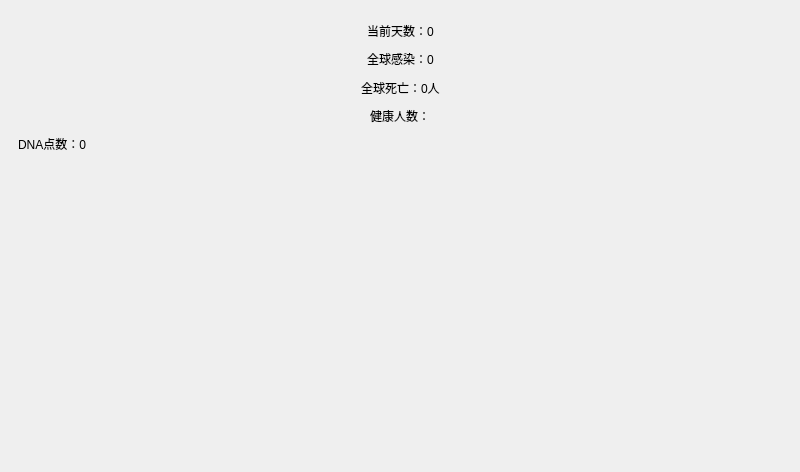
<?xml version="1.0" encoding="UTF-8"?>
<ui version="4.0">
 <class>MainWindow</class>
 <widget class="QMainWindow" name="MainWindow">
  <property name="geometry">
   <rect>
    <x>0</x>
    <y>0</y>
    <width>800</width>
    <height>472</height>
   </rect>
  </property>
  <property name="windowTitle">
   <string>MainWindow</string>
  </property>
  <widget class="QWidget" name="centralwidget">
   <layout class="QVBoxLayout" name="verticalLayout_2">
    <item>
     <widget class="QWidget" name="sidePanel" native="true">
      <layout class="QVBoxLayout" name="verticalLayout_3" stretch="1,1,1,1,1,1,1,1,1,1,20">
       <item>
        <spacer name="verticalSpacer_4">
         <property name="orientation">
          <enum>Qt::Orientation::Vertical</enum>
         </property>
         <property name="sizeHint" stdset="0">
          <size>
           <width>20</width>
           <height>47</height>
          </size>
         </property>
        </spacer>
       </item>
       <item>
        <layout class="QHBoxLayout" name="horizontalLayout_4">
         <item>
          <spacer name="horizontalSpacer_5">
           <property name="orientation">
            <enum>Qt::Orientation::Horizontal</enum>
           </property>
           <property name="sizeHint" stdset="0">
            <size>
             <width>40</width>
             <height>20</height>
            </size>
           </property>
          </spacer>
         </item>
         <item>
          <widget class="QLabel" name="lblDay">
           <property name="text">
            <string>当前天数：0</string>
           </property>
          </widget>
         </item>
         <item>
          <spacer name="horizontalSpacer_6">
           <property name="orientation">
            <enum>Qt::Orientation::Horizontal</enum>
           </property>
           <property name="sizeHint" stdset="0">
            <size>
             <width>40</width>
             <height>20</height>
            </size>
           </property>
          </spacer>
         </item>
        </layout>
       </item>
       <item>
        <spacer name="verticalSpacer_5">
         <property name="orientation">
          <enum>Qt::Orientation::Vertical</enum>
         </property>
         <property name="sizeHint" stdset="0">
          <size>
           <width>20</width>
           <height>47</height>
          </size>
         </property>
        </spacer>
       </item>
       <item>
        <layout class="QHBoxLayout" name="horizontalLayout_3">
         <item>
          <spacer name="horizontalSpacer_3">
           <property name="orientation">
            <enum>Qt::Orientation::Horizontal</enum>
           </property>
           <property name="sizeHint" stdset="0">
            <size>
             <width>40</width>
             <height>20</height>
            </size>
           </property>
          </spacer>
         </item>
         <item>
          <widget class="QLabel" name="lblInfected">
           <property name="text">
            <string>全球感染：0</string>
           </property>
          </widget>
         </item>
         <item>
          <spacer name="horizontalSpacer_4">
           <property name="orientation">
            <enum>Qt::Orientation::Horizontal</enum>
           </property>
           <property name="sizeHint" stdset="0">
            <size>
             <width>40</width>
             <height>20</height>
            </size>
           </property>
          </spacer>
         </item>
        </layout>
       </item>
       <item>
        <spacer name="verticalSpacer_6">
         <property name="orientation">
          <enum>Qt::Orientation::Vertical</enum>
         </property>
         <property name="sizeHint" stdset="0">
          <size>
           <width>20</width>
           <height>47</height>
          </size>
         </property>
        </spacer>
       </item>
       <item>
        <layout class="QHBoxLayout" name="horizontalLayout_6">
         <item>
          <spacer name="horizontalSpacer_9">
           <property name="orientation">
            <enum>Qt::Orientation::Horizontal</enum>
           </property>
           <property name="sizeHint" stdset="0">
            <size>
             <width>40</width>
             <height>20</height>
            </size>
           </property>
          </spacer>
         </item>
         <item>
          <widget class="QLabel" name="lblDead">
           <property name="text">
            <string>全球死亡：0人</string>
           </property>
          </widget>
         </item>
         <item>
          <spacer name="horizontalSpacer_10">
           <property name="orientation">
            <enum>Qt::Orientation::Horizontal</enum>
           </property>
           <property name="sizeHint" stdset="0">
            <size>
             <width>40</width>
             <height>20</height>
            </size>
           </property>
          </spacer>
         </item>
        </layout>
       </item>
       <item>
        <spacer name="verticalSpacer_9">
         <property name="orientation">
          <enum>Qt::Orientation::Vertical</enum>
         </property>
         <property name="sizeHint" stdset="0">
          <size>
           <width>20</width>
           <height>4</height>
          </size>
         </property>
        </spacer>
       </item>
       <item>
        <layout class="QHBoxLayout" name="horizontalLayout_8">
         <item>
          <spacer name="horizontalSpacer_13">
           <property name="orientation">
            <enum>Qt::Orientation::Horizontal</enum>
           </property>
           <property name="sizeHint" stdset="0">
            <size>
             <width>40</width>
             <height>20</height>
            </size>
           </property>
          </spacer>
         </item>
         <item>
          <widget class="QLabel" name="lblHealthy">
           <property name="text">
            <string>健康人数：</string>
           </property>
          </widget>
         </item>
         <item>
          <spacer name="horizontalSpacer_14">
           <property name="orientation">
            <enum>Qt::Orientation::Horizontal</enum>
           </property>
           <property name="sizeHint" stdset="0">
            <size>
             <width>40</width>
             <height>20</height>
            </size>
           </property>
          </spacer>
         </item>
        </layout>
       </item>
       <item>
        <spacer name="verticalSpacer_10">
         <property name="orientation">
          <enum>Qt::Orientation::Vertical</enum>
         </property>
         <property name="sizeHint" stdset="0">
          <size>
           <width>20</width>
           <height>3</height>
          </size>
         </property>
        </spacer>
       </item>
       <item>
        <layout class="QHBoxLayout" name="horizontalLayout_9">
         <item>
          <widget class="QLabel" name="lblDNA">
           <property name="text">
            <string>DNA点数：0</string>
           </property>
          </widget>
         </item>
        </layout>
       </item>
       <item>
        <spacer name="verticalSpacer_7">
         <property name="orientation">
          <enum>Qt::Orientation::Vertical</enum>
         </property>
         <property name="sizeHint" stdset="0">
          <size>
           <width>20</width>
           <height>47</height>
          </size>
         </property>
        </spacer>
       </item>
      </layout>
     </widget>
    </item>
    <item>
     <widget class="QStackedWidget" name="stackedWidget">
      <property name="currentIndex">
       <number>1</number>
      </property>
      <widget class="QWidget" name="page">
       <layout class="QVBoxLayout" name="verticalLayout" stretch="10,4,4,3,1,1,2">
        <item>
         <spacer name="verticalSpacer">
          <property name="orientation">
           <enum>Qt::Orientation::Vertical</enum>
          </property>
          <property name="sizeHint" stdset="0">
           <size>
            <width>20</width>
            <height>88</height>
           </size>
          </property>
         </spacer>
        </item>
        <item>
         <layout class="QHBoxLayout" name="horizontalLayout_5">
          <item>
           <spacer name="horizontalSpacer_7">
            <property name="orientation">
             <enum>Qt::Orientation::Horizontal</enum>
            </property>
            <property name="sizeHint" stdset="0">
             <size>
              <width>40</width>
              <height>20</height>
             </size>
            </property>
           </spacer>
          </item>
          <item>
           <widget class="QLabel" name="lblTitle">
            <property name="sizePolicy">
             <sizepolicy hsizetype="Preferred" vsizetype="Preferred">
              <horstretch>0</horstretch>
              <verstretch>0</verstretch>
             </sizepolicy>
            </property>
            <property name="text">
             <string>这里是logo</string>
            </property>
           </widget>
          </item>
          <item>
           <spacer name="horizontalSpacer_8">
            <property name="orientation">
             <enum>Qt::Orientation::Horizontal</enum>
            </property>
            <property name="sizeHint" stdset="0">
             <size>
              <width>40</width>
              <height>20</height>
             </size>
            </property>
           </spacer>
          </item>
         </layout>
        </item>
        <item>
         <spacer name="verticalSpacer_2">
          <property name="orientation">
           <enum>Qt::Orientation::Vertical</enum>
          </property>
          <property name="sizeHint" stdset="0">
           <size>
            <width>20</width>
            <height>88</height>
           </size>
          </property>
         </spacer>
        </item>
        <item>
         <layout class="QHBoxLayout" name="horizontalLayout">
          <item>
           <spacer name="horizontalSpacer">
            <property name="orientation">
             <enum>Qt::Orientation::Horizontal</enum>
            </property>
            <property name="sizeHint" stdset="0">
             <size>
              <width>40</width>
              <height>20</height>
             </size>
            </property>
           </spacer>
          </item>
          <item>
           <widget class="QPushButton" name="btnStart">
            <property name="text">
             <string>开始游戏</string>
            </property>
           </widget>
          </item>
          <item>
           <spacer name="horizontalSpacer_2">
            <property name="orientation">
             <enum>Qt::Orientation::Horizontal</enum>
            </property>
            <property name="sizeHint" stdset="0">
             <size>
              <width>40</width>
              <height>20</height>
             </size>
            </property>
           </spacer>
          </item>
         </layout>
        </item>
        <item>
         <spacer name="verticalSpacer_8">
          <property name="orientation">
           <enum>Qt::Orientation::Vertical</enum>
          </property>
          <property name="sizeHint" stdset="0">
           <size>
            <width>20</width>
            <height>9</height>
           </size>
          </property>
         </spacer>
        </item>
        <item>
         <layout class="QHBoxLayout" name="horizontalLayout_7" stretch="10,0,3">
          <item>
           <spacer name="horizontalSpacer_11">
            <property name="orientation">
             <enum>Qt::Orientation::Horizontal</enum>
            </property>
            <property name="sizeHint" stdset="0">
             <size>
              <width>40</width>
              <height>20</height>
             </size>
            </property>
           </spacer>
          </item>
          <item>
           <widget class="QPushButton" name="btnExit">
            <property name="text">
             <string>退出</string>
            </property>
           </widget>
          </item>
          <item>
           <spacer name="horizontalSpacer_12">
            <property name="orientation">
             <enum>Qt::Orientation::Horizontal</enum>
            </property>
            <property name="sizeHint" stdset="0">
             <size>
              <width>40</width>
              <height>20</height>
             </size>
            </property>
           </spacer>
          </item>
         </layout>
        </item>
        <item>
         <spacer name="verticalSpacer_3">
          <property name="orientation">
           <enum>Qt::Orientation::Vertical</enum>
          </property>
          <property name="sizeHint" stdset="0">
           <size>
            <width>20</width>
            <height>88</height>
           </size>
          </property>
         </spacer>
        </item>
       </layout>
      </widget>
      <widget class="QWidget" name="page_2">
       <layout class="QHBoxLayout" name="horizontalLayout_2" stretch="7">
        <item>
         <widget class="QWidget" name="mapFrame" native="true"/>
        </item>
       </layout>
      </widget>
     </widget>
    </item>
   </layout>
  </widget>
 </widget>
 <resources/>
 <connections/>
</ui>
